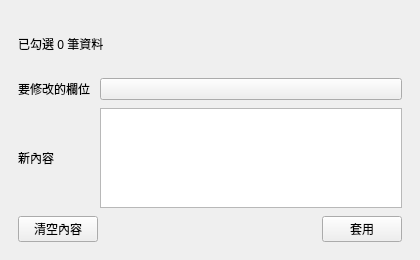
<?xml version="1.0" encoding="UTF-8"?>
<ui version="4.0">
 <class>batchEditDialogContent</class>
 <widget class="QWidget" name="batchEditDialogContent">
  <property name="geometry">
   <rect>
    <x>0</x>
    <y>0</y>
    <width>420</width>
    <height>260</height>
   </rect>
  </property>
  <property name="windowTitle">
   <string>批次修改</string>
  </property>
  <property name="dialogSize" stdset="0">
   <size>
    <width>420</width>
    <height>260</height>
   </size>
  </property>
  <layout class="QGridLayout" name="batchEditLayout">
   <property name="horizontalSpacing">
    <number>10</number>
   </property>
   <property name="verticalSpacing">
    <number>8</number>
   </property>
   <property name="leftMargin">
    <number>18</number>
   </property>
   <property name="topMargin">
    <number>18</number>
   </property>
   <property name="rightMargin">
    <number>18</number>
   </property>
   <property name="bottomMargin">
    <number>18</number>
   </property>
   <item row="0" column="0" colspan="2">
    <widget class="QLabel" name="checkedCountLabel">
     <property name="text">
      <string>已勾選 0 筆資料</string>
     </property>
    </widget>
   </item>
   <item row="1" column="0">
    <widget class="QLabel" name="fieldLabel">
     <property name="text">
      <string>要修改的欄位</string>
     </property>
    </widget>
   </item>
   <item row="1" column="1">
    <widget class="ComboBox" name="fieldCombo" />
   </item>
   <item row="2" column="0">
    <widget class="QLabel" name="valueLabel">
     <property name="text">
      <string>新內容</string>
     </property>
    </widget>
   </item>
   <item row="2" column="1">
    <widget class="PlainTextEdit" name="valueEdit">
     <property name="minimumSize">
      <size>
       <width>0</width>
       <height>100</height>
      </size>
     </property>
     <property name="maximumSize">
      <size>
       <width>16777215</width>
       <height>100</height>
      </size>
     </property>
    </widget>
   </item>
   <item row="3" column="0" colspan="2">
    <layout class="QHBoxLayout" name="buttonRow" stretch="0,1,0">
     <property name="leftMargin">
      <number>0</number>
     </property>
     <property name="topMargin">
      <number>0</number>
     </property>
     <property name="rightMargin">
      <number>0</number>
     </property>
     <property name="bottomMargin">
      <number>0</number>
     </property>
     <item>
      <widget class="PushButton" name="clearValueButton">
       <property name="text">
        <string>清空內容</string>
       </property>
      </widget>
     </item>
     <item>
      <spacer name="buttonRowSpacer">
       <property name="orientation">
        <enum>Qt::Horizontal</enum>
       </property>
       <property name="sizeHint" stdset="0">
        <size>
         <width>0</width>
         <height>0</height>
        </size>
       </property>
      </spacer>
     </item>
     <item>
      <widget class="PrimaryPushButton" name="applyButton">
       <property name="text">
        <string>套用</string>
       </property>
      </widget>
     </item>
    </layout>
   </item>
  </layout>
 </widget>
 <customwidgets>
 <customwidget>
  <class>ComboBox</class>
  <extends>QPushButton</extends>
  <header>qfluentwidgets</header>
 </customwidget>
 <customwidget>
  <class>PlainTextEdit</class>
  <extends>QPlainTextEdit</extends>
  <header>qfluentwidgets</header>
 </customwidget>
 <customwidget>
  <class>PrimaryPushButton</class>
  <extends>QPushButton</extends>
  <header>qfluentwidgets</header>
 </customwidget>
 <customwidget>
  <class>PushButton</class>
  <extends>QPushButton</extends>
  <header>qfluentwidgets</header>
 </customwidget>
 </customwidgets>
 <resources />
 <connections />
</ui>
